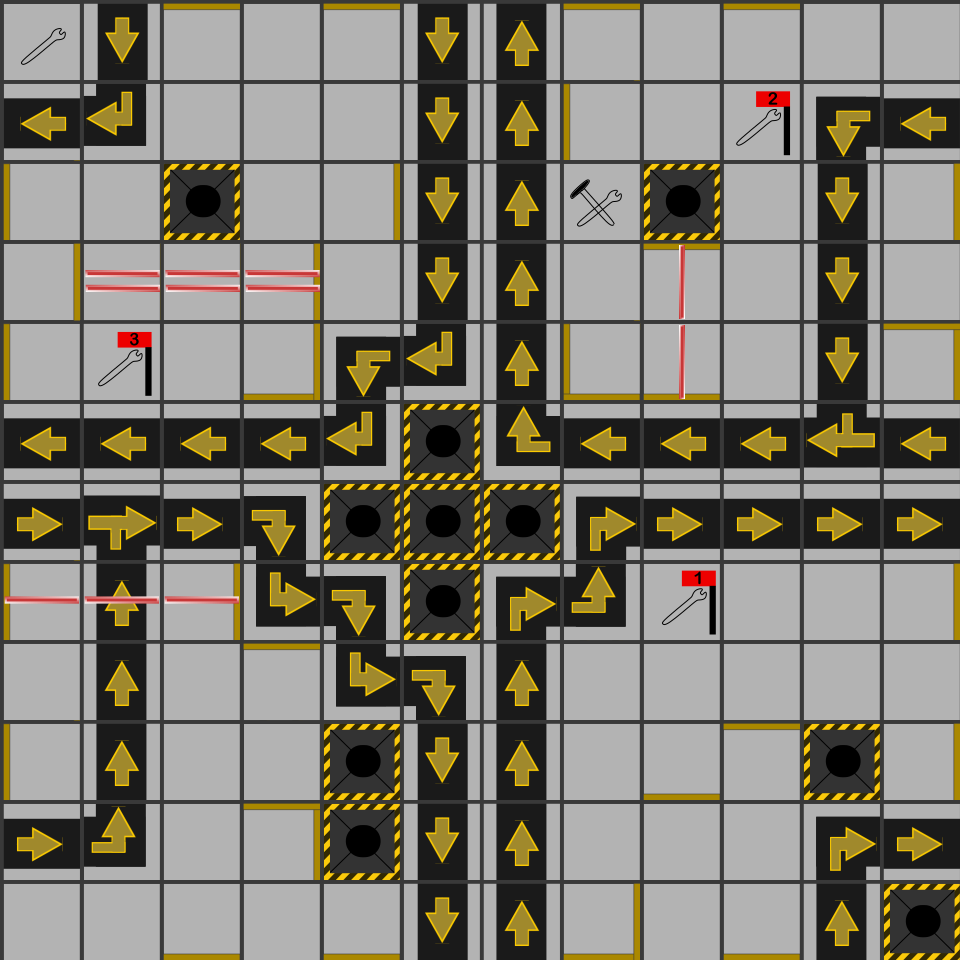

Rendered tile map (Tiled .tmx) drawn with the repository's tilesets; below, a short description and the full map source, tile grids included:
An orthogonal 12x12 tile map with 80x80 px tiles, 6 tile layers (boardElements, wallsWEST, wallsSOUTH, wallsEAST, ...).

<map version="1.2" tiledversion="1.2.2" orientation="orthogonal" renderorder="right-down" width="12" height="12" tilewidth="80" tileheight="80" infinite="0" nextlayerid="10" nextobjectid="1">
 <tileset firstgid="1" source="tileProperties.tsx" />
 <layer id="1" name="boardElements" width="12" height="12">
  <data encoding="csv">
12,2,22,22,22,2,1,22,22,22,22,22,
11,29,22,22,22,2,1,22,22,31,37,11,
22,22,3,22,22,2,1,21,3,22,2,22,
22,22,22,22,22,2,1,22,22,22,2,22,
22,39,22,22,37,29,1,22,22,22,2,22,
11,11,11,11,29,3,28,11,11,11,65,11,
10,55,10,20,3,3,3,19,10,10,10,10,
22,1,22,46,20,3,19,47,30,22,22,22,
22,1,22,22,46,20,1,84,22,22,22,22,
22,1,22,84,3,2,1,22,22,22,3,22,
10,47,22,22,3,2,1,22,22,22,19,10,
22,22,22,22,22,2,1,22,22,22,1,3
</data>
 </layer>
 <layer id="4" name="wallsWEST" width="12" height="12">
  <data encoding="csv">
0,0,0,0,0,0,0,0,0,0,0,0,
0,0,0,0,0,0,0,44,0,0,0,0,
44,0,0,0,0,0,0,0,0,0,0,0,
0,0,0,35,0,0,0,0,0,0,0,0,
44,0,0,0,0,0,0,44,0,0,0,0,
0,0,0,0,0,0,0,0,0,0,0,0,
0,0,0,0,0,0,0,0,0,0,0,0,
44,0,0,0,0,0,0,0,0,0,0,0,
0,0,0,0,0,0,0,0,0,0,0,0,
44,0,0,0,0,0,0,0,0,0,0,0,
0,0,0,0,0,0,0,0,0,0,0,0,
0,0,0,0,0,0,0,0,0,0,0,0
</data>
 </layer>
 <layer id="5" name="wallsSOUTH" width="12" height="12">
  <data encoding="csv">
0,0,0,0,0,0,0,0,0,0,0,0,
0,0,0,0,0,0,0,0,0,0,0,0,
0,0,0,0,0,0,0,0,0,0,0,0,
0,0,0,0,0,0,0,0,0,0,0,0,
0,0,0,17,0,0,0,17,17,0,0,0,
0,0,0,0,0,0,0,0,0,0,0,0,
0,0,0,0,0,0,0,0,0,0,0,0,
0,0,0,0,0,0,0,0,0,0,0,0,
0,0,0,0,0,0,0,0,0,0,0,0,
0,0,0,0,0,0,0,0,17,0,0,0,
0,0,0,0,0,0,0,0,0,0,0,0,
0,0,17,0,17,0,0,17,0,17,0,0
</data>
 </layer>
 <layer id="6" name="wallsEAST" width="12" height="12">
  <data encoding="csv">
0,0,0,0,0,0,0,0,0,0,0,0,
0,0,0,0,0,0,0,0,0,0,0,0,
0,0,0,0,35,0,0,0,0,0,0,35,
35,0,0,0,0,0,0,0,0,0,0,0,
0,0,0,35,0,0,0,0,0,0,0,35,
0,0,0,0,0,0,0,0,0,0,0,0,
0,0,0,0,0,0,0,0,0,0,0,0,
0,0,35,0,0,0,0,0,0,0,0,35,
0,0,0,0,0,0,0,0,0,0,0,0,
0,0,0,0,0,0,0,0,0,0,0,35,
0,0,0,35,0,0,0,0,0,0,0,0,
0,0,0,0,0,0,0,35,0,0,0,0
</data>
 </layer>
 <layer id="2" name="wallsNORTH" width="12" height="12">
  <data encoding="csv">
0,0,8,0,8,0,0,8,0,8,0,0,
0,0,0,0,0,0,0,0,0,0,0,0,
0,0,0,0,0,0,0,0,0,0,0,0,
0,0,0,0,0,0,0,0,8,0,0,0,
0,0,0,0,0,0,0,0,0,0,0,8,
0,0,0,0,0,0,0,0,0,0,0,0,
0,0,0,0,0,0,0,0,0,0,0,0,
0,0,0,0,0,0,0,0,0,0,0,0,
0,0,0,8,0,0,0,0,0,0,0,0,
0,0,0,0,0,0,0,0,0,8,0,0,
0,0,0,8,0,0,0,0,0,0,0,0,
0,0,0,0,0,0,0,0,0,0,0,0
</data>
 </layer>
 <layer id="3" name="lasers" width="12" height="12">
  <data encoding="csv">
0,0,0,0,0,0,0,0,0,0,0,0,
0,0,0,0,0,0,0,0,0,0,0,0,
0,0,0,0,0,0,0,0,0,0,0,0,
0,36,36,36,0,0,0,0,9,0,0,0,
0,0,0,0,0,0,0,0,9,0,0,0,
0,0,0,0,0,0,0,0,0,0,0,0,
0,0,0,0,0,0,0,0,0,0,0,0,
18,18,18,0,0,0,0,0,0,0,0,0,
0,0,0,0,0,0,0,0,0,0,0,0,
0,0,0,0,0,0,0,0,0,0,0,0,
0,0,0,0,0,0,0,0,0,0,0,0,
0,0,0,0,0,0,0,0,0,0,0,0
</data>
 </layer>
</map>
